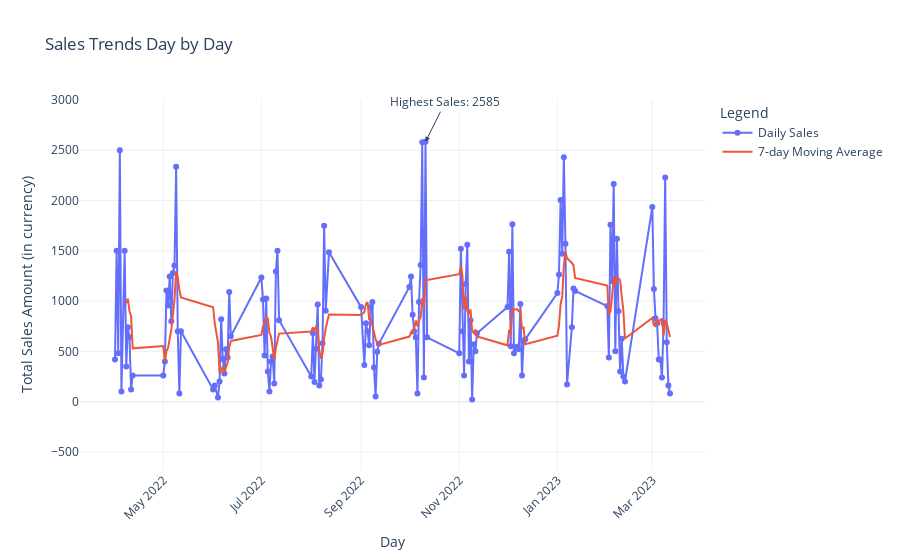

Notebook source saved alongside this figure:
### Markdown cell above
### Interactive

### Code cell
import pandas as pd
import plotly.express as px
import plotly.graph_objects as go
from plotly.subplots import make_subplots

# Load the dataset (make sure to update the path to your CSV file)
file_path = 'Balaji Fast Food Sales.csv'
sales_over_time = pd.read_csv(file_path)

# Ensure sales_over_time['date'] is in datetime format
sales_over_time['date'] = pd.to_datetime(sales_over_time['date'], errors='coerce')

# Group data by day
daily_sales = sales_over_time.groupby('date').agg({
    'transaction_amount': 'sum'
}).reset_index()

# Create a new smoothed trend line using a rolling window for days (7 days)
daily_sales['7day_moving_average'] = daily_sales['transaction_amount'].rolling(window=7).mean()

# Calculate IQR for transaction amounts
Q1 = daily_sales['transaction_amount'].quantile(0.25)
Q3 = daily_sales['transaction_amount'].quantile(0.75)
IQR = Q3 - Q1

# Determine y-axis range based on IQR
y_min = Q1 - 1.5 * IQR
y_max = 3000

# Create a figure
fig = make_subplots(specs=[[{"secondary_y": False}]])

# Add daily sales trace
fig.add_trace(
    go.Scatter(x=daily_sales['date'], y=daily_sales['transaction_amount'], mode='lines+markers', name='Daily Sales'),
    secondary_y=False,
)

# Add 7-day Moving Average trace
fig.add_trace(
    go.Scatter(x=daily_sales['date'], y=daily_sales['7day_moving_average'], mode='lines', name='7-day Moving Average'),
    secondary_y=False,
)

# Adding the highest sales annotation
max_day = daily_sales.loc[daily_sales['transaction_amount'].idxmax()]['date']
max_amount = daily_sales['transaction_amount'].max()
fig.add_annotation(
    x=max_day,
    y=max_amount,
    text=f"Highest Sales: {max_amount}",
    showarrow=True,
    arrowhead=2,
    ax=20,
    ay=-40
)

# Update layout
fig.update_layout(
    title_text='Sales Trends Day by Day',
    xaxis_title='Day',
    yaxis_title='Total Sales Amount (in currency)',
    legend_title='Legend',
    template='plotly_white',
    xaxis=dict(
        tickmode='array',
        # tickvals=daily_sales['date'],
        # ticktext=daily_sales['date'].dt.strftime('%Y-%m-%d'),
        tickangle=-45  # Rotate tick labels for better readability
    ),
    yaxis=dict(
        range=[y_min, y_max]  # Set y-axis range based on the IQR
    )
)

# Show the plot
fig.show()

### Figure 1 — Plotly figure (JSON) as saved in the notebook; plotly's stock layout.template omitted (floating-point values rounded to 4 significant figures; data arrays with more than 128 entries replaced by an {"elided": "..."} marker saying what was removed)
{"data": [{"mode": "lines+markers", "name": "Daily Sales", "type": "scatter", "x": {"elided": "137 str values"}, "xaxis": "x", "y": {"elided": "137 int values"}, "yaxis": "y"}, {"mode": "lines", "name": "7-day Moving Average", "type": "scatter", "x": {"elided": "137 str values"}, "xaxis": "x", "y": {"elided": "137 float values"}, "yaxis": "y"}], "layout": {"annotations": [{"arrowhead": 2, "ax": 20, "ay": -40, "showarrow": true, "text": "Highest Sales: 2585", "x": "2022-10-11T00:00:00", "y": 2585}], "legend": {"title": {"text": "Legend"}}, "title": {"text": "Sales Trends Day by Day"}, "xaxis": {"anchor": "y", "domain": [0, 1], "tickangle": -45, "tickmode": "array", "title": {"text": "Day"}}, "yaxis": {"anchor": "x", "domain": [0, 1], "range": [-680, 3000], "title": {"text": "Total Sales Amount (in currency)"}}}}
